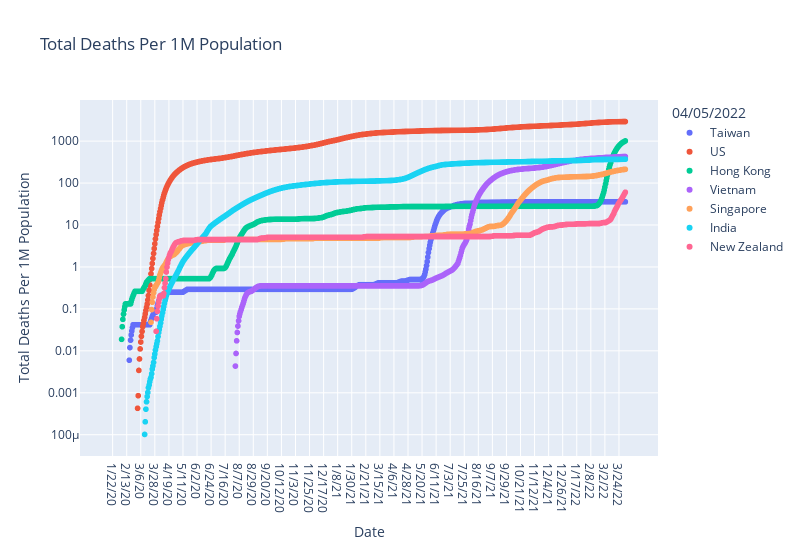

Source (notebook cell):
### Code cell
ploty_line('Total Deaths Per 1M Population', log_plot=True)

### Figure 1 — Plotly figure (JSON) as saved in the notebook; plotly's stock layout.template omitted (floating-point values rounded to 4 significant figures; data arrays with more than 128 entries replaced by an {"elided": "..."} marker saying what was removed)
{"data": [{"hovertemplate": "04/05/2022=Taiwan<br>Date=%{x}<br>Total Deaths Per 1M Population=%{y}<extra></extra>", "legendgroup": "Taiwan", "marker": {"color": "#636efa", "symbol": "circle"}, "mode": "markers", "name": "Taiwan", "showlegend": true, "type": "scattergl", "x": {"elided": "803 str values"}, "xaxis": "x", "y": {"elided": "803 float values"}, "yaxis": "y"}, {"hovertemplate": "04/05/2022=US<br>Date=%{x}<br>Total Deaths Per 1M Population=%{y}<extra></extra>", "legendgroup": "US", "marker": {"color": "#EF553B", "symbol": "circle"}, "mode": "markers", "name": "US", "showlegend": true, "type": "scattergl", "x": {"elided": "803 str values"}, "xaxis": "x", "y": {"elided": "803 float values"}, "yaxis": "y"}, {"hovertemplate": "04/05/2022=Hong Kong<br>Date=%{x}<br>Total Deaths Per 1M Population=%{y}<extra></extra>", "legendgroup": "Hong Kong", "marker": {"color": "#00cc96", "symbol": "circle"}, "mode": "markers", "name": "Hong Kong", "showlegend": true, "type": "scattergl", "x": {"elided": "803 str values"}, "xaxis": "x", "y": {"elided": "803 float values"}, "yaxis": "y"}, {"hovertemplate": "04/05/2022=Vietnam<br>Date=%{x}<br>Total Deaths Per 1M Population=%{y}<extra></extra>", "legendgroup": "Vietnam", "marker": {"color": "#ab63fa", "symbol": "circle"}, "mode": "markers", "name": "Vietnam", "showlegend": true, "type": "scattergl", "x": {"elided": "803 str values"}, "xaxis": "x", "y": {"elided": "803 float values"}, "yaxis": "y"}, {"hovertemplate": "04/05/2022=Singapore<br>Date=%{x}<br>Total Deaths Per 1M Population=%{y}<extra></extra>", "legendgroup": "Singapore", "marker": {"color": "#FFA15A", "symbol": "circle"}, "mode": "markers", "name": "Singapore", "showlegend": true, "type": "scattergl", "x": {"elided": "803 str values"}, "xaxis": "x", "y": {"elided": "803 float values"}, "yaxis": "y"}, {"hovertemplate": "04/05/2022=India<br>Date=%{x}<br>Total Deaths Per 1M Population=%{y}<extra></extra>", "legendgroup": "India", "marker": {"color": "#19d3f3", "symbol": "circle"}, "mode": "markers", "name": "India", "showlegend": true, "type": "scattergl", "x": {"elided": "803 str values"}, "xaxis": "x", "y": {"elided": "803 float values"}, "yaxis": "y"}, {"hovertemplate": "04/05/2022=New Zealand<br>Date=%{x}<br>Total Deaths Per 1M Population=%{y}<extra></extra>", "legendgroup": "New Zealand", "marker": {"color": "#FF6692", "symbol": "circle"}, "mode": "markers", "name": "New Zealand", "showlegend": true, "type": "scattergl", "x": {"elided": "803 str values"}, "xaxis": "x", "y": {"elided": "803 float values"}, "yaxis": "y"}], "layout": {"height": 550, "legend": {"title": {"text": "04/05/2022"}, "tracegroupgap": 0}, "showlegend": true, "title": {"text": "Total Deaths Per 1M Population"}, "width": 800, "xaxis": {"anchor": "y", "domain": [0, 1], "title": {"text": "Date"}}, "yaxis": {"anchor": "x", "domain": [0, 1], "title": {"text": "Total Deaths Per 1M Population"}, "type": "log"}}}
